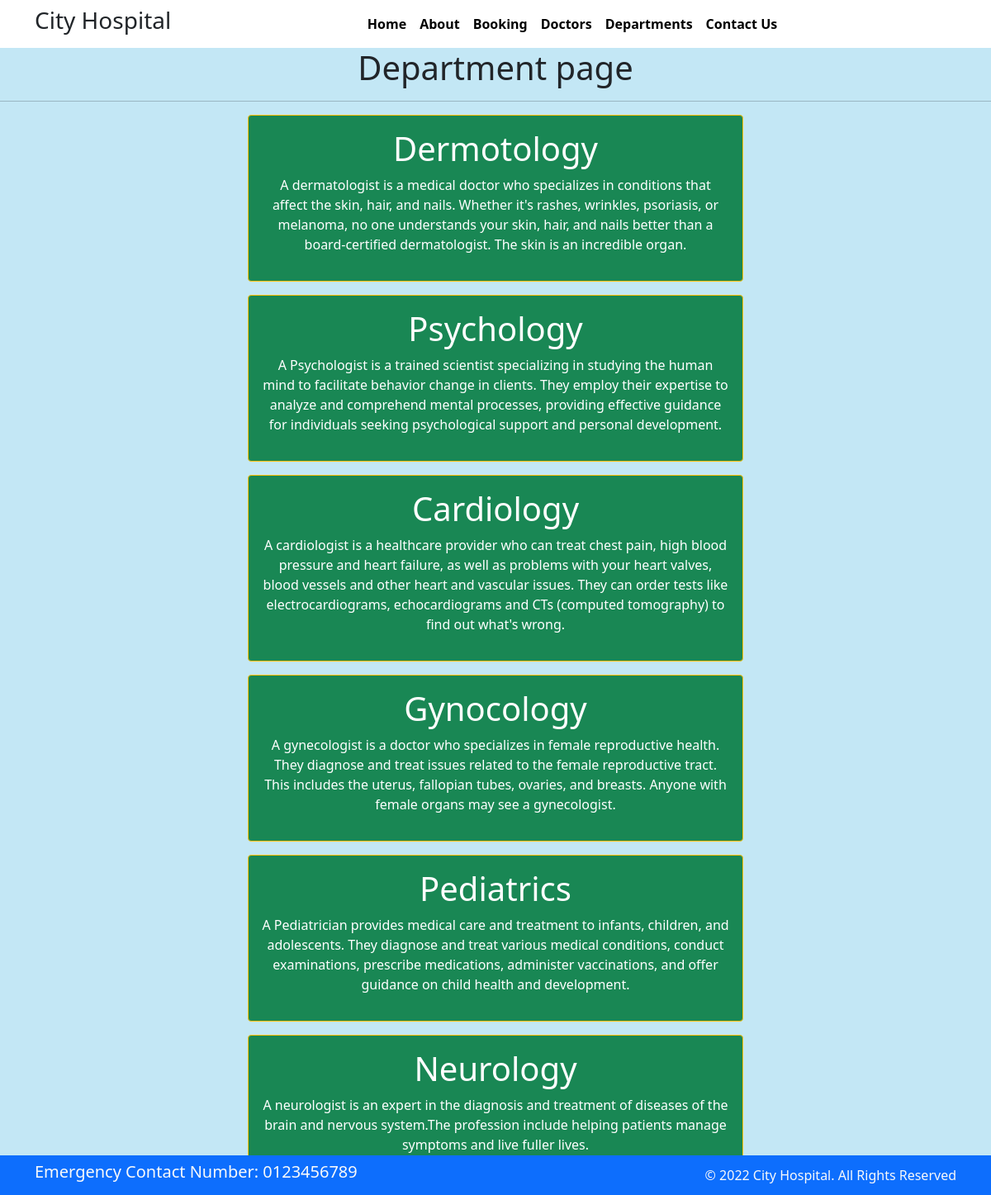
The page /departments on the database its author committed.
### Home/models.py (models this page shows, shortened)
class Departments(models.Model):
    dep_name = models.CharField(max_length=100)
    dep_description = models.TextField()

### Home/views.py (the view)
# urls.py: path('departments',views.departments,name='departments'),
def departments(request):
    dict_dept={
        'dept': Departments.objects.all()
    }
    return render(request,'departments.html',dict_dept)

### template/departments.html (shortened to what this page needs)
{% extends 'base.html' %}
{% block content %}
<h1 class ="text-center"> Department page</h1>
<hr>
{% for d in dept %}
<div class="mx-auto w-50 bg-success text-center text-white p-3 my-3 border border-warning rounded">
    <body style="background-color:rgba(135, 207, 235, 0.499);">
    <h1>{{d.dep_name}}</h1>
    <p> {{d.dep_description}}</p>
</div>
{% endfor %}
{% endblock %}

### template/base.html (shortened to what this page needs)
{% load static %}
<!DOCTYPE html>
<html>
  <head>
    <link rel="stylesheet"
      href=" https://cdn.jsdelivr.net/npm/bootstrap@5.1.3/dist/css/bootstrap.min.css ">
    <link rel="stylesheet"
      href="https://use.fontawesome.com/releases/v5.2.0/css/all.css">
    <link rel="stylesheet"
      href="{% static '/css/style.css' %}">
  </head>
  <body>
    <nav class="navbar bg-white navbar-expand-md ">
      <div class="container">
        <div class="col-2 text-left pl-md-0">
          <h3 class="text-skyblue"> City Hospital </h3>
        </div>
        <div
          class="collapse navbar-collapse justify-content-center col-md-8 navbar-collapse-3">
          <ul class="navbar-nav justify-content-center  fw-bold">
            <li class="nav-item active">
              <a class="nav-link text-black" href="{% url 'home' %}">Home </a>
            </li>
            <li class="nav-item">
              <a class="nav-link text-black" href="{% url 'about' %}">About</a>
            </li>
            <li class="nav-item">
              <a class="nav-link text-black" href="{% url 'booking' %}">Booking</a>
            </li>
            <li class="nav-item">
              <a class="nav-link text-black" href="{% url 'doctors' %}">Doctors</a>
            </li>
			 <li class="nav-item">
              <a class="nav-link text-black" href="{% url 'departments' %}">Departments</a>
            </li>
            <li class="nav-item">
              <a class="nav-link text-black" href="{% url 'contacts' %}">Contact Us</a>
            </li>
          </ul>
        </div>
      </div>
    </nav>
    {% block content %} {% endblock %}
    <section class="fixed-bottom">
      <footer class="pt-2 pb-2  bg-primary text-light">
        <div class="container">
          <div class="row align-items-center">
            <div class="col-12 col-md-8">
              <h5>Emergency Contact Number: 0123456789</h5>
            </div>
            <div class="col-12 col-md-4 mt-4 mt-md-0 text-center text-md-end">
              © 2022 City Hospital. All Rights Reserved
            </div>
          </div>
        </div>
      </footer>
    </section>
  </body>
</html>

### rows shown on the page
Departments: dep_name "Dermotology", dep_description "A dermatologist is a medical doctor who specializes in conditions that affect the skin, hair, and nails. Whether it's rashes, wrinkles, psoriasis, or melanoma, no one understands your skin, hair, and nails better than a board-certified dermatologist. The skin is an incredible organ."
Departments: dep_name "Psychology", dep_description "A Psychologist is a trained scientist specializing in studying the human mind to facilitate behavior change in clients. They employ their expertise to analyze and comprehend mental processes, providing effective guidance for individuals seeking psychological support and personal development."
Departments: dep_name "Cardiology", dep_description "A cardiologist is a healthcare provider who can treat chest pain, high blood pressure and heart failure, as well as problems with your heart valves, blood vessels and other heart and vascular issues. They can order tests like electrocardiograms, echocardiograms and CTs (computed tomography) to find out what's wrong."
Departments: dep_name "Gynocology", dep_description "A gynecologist is a doctor who specializes in female reproductive health. They diagnose and treat issues related to the female reproductive tract. This includes the uterus, fallopian tubes, ovaries, and breasts. Anyone with female organs may see a gynecologist."
Departments: dep_name "Pediatrics", dep_description "A Pediatrician provides medical care and treatment to infants, children, and adolescents. They diagnose and treat various medical conditions, conduct examinations, prescribe medications, administer vaccinations, and offer guidance on child health and development."
Departments: dep_name "Neurology", dep_description "A neurologist is an expert in the diagnosis and treatment of diseases of the brain and nervous system.The profession include helping patients manage symptoms and live fuller lives."
